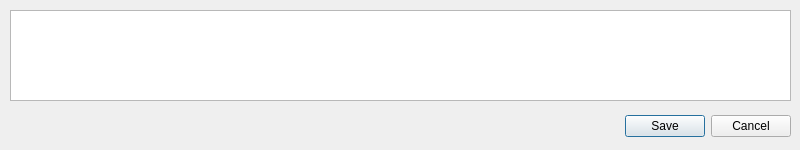
<?xml version="1.0" encoding="UTF-8"?>
<ui version="4.0">
 <class>Dialog</class>
 <widget class="QDialog" name="Dialog">
  <property name="geometry">
   <rect>
    <x>0</x>
    <y>0</y>
    <width>800</width>
    <height>150</height>
   </rect>
  </property>
  <property name="minimumSize">
   <size>
    <width>800</width>
    <height>150</height>
   </size>
  </property>
  <property name="maximumSize">
   <size>
    <width>800</width>
    <height>150</height>
   </size>
  </property>
  <property name="windowTitle">
   <string>Edit book</string>
  </property>
  <widget class="QDialogButtonBox" name="buttonBox">
   <property name="geometry">
    <rect>
     <x>450</x>
     <y>110</y>
     <width>341</width>
     <height>32</height>
    </rect>
   </property>
   <property name="orientation">
    <enum>Qt::Horizontal</enum>
   </property>
   <property name="standardButtons">
    <set>QDialogButtonBox::Cancel|QDialogButtonBox::Save</set>
   </property>
   <property name="centerButtons">
    <bool>false</bool>
   </property>
  </widget>
  <widget class="QTableView" name="tableView">
   <property name="geometry">
    <rect>
     <x>10</x>
     <y>10</y>
     <width>781</width>
     <height>91</height>
    </rect>
   </property>
  </widget>
 </widget>
 <resources/>
 <connections/>
</ui>
